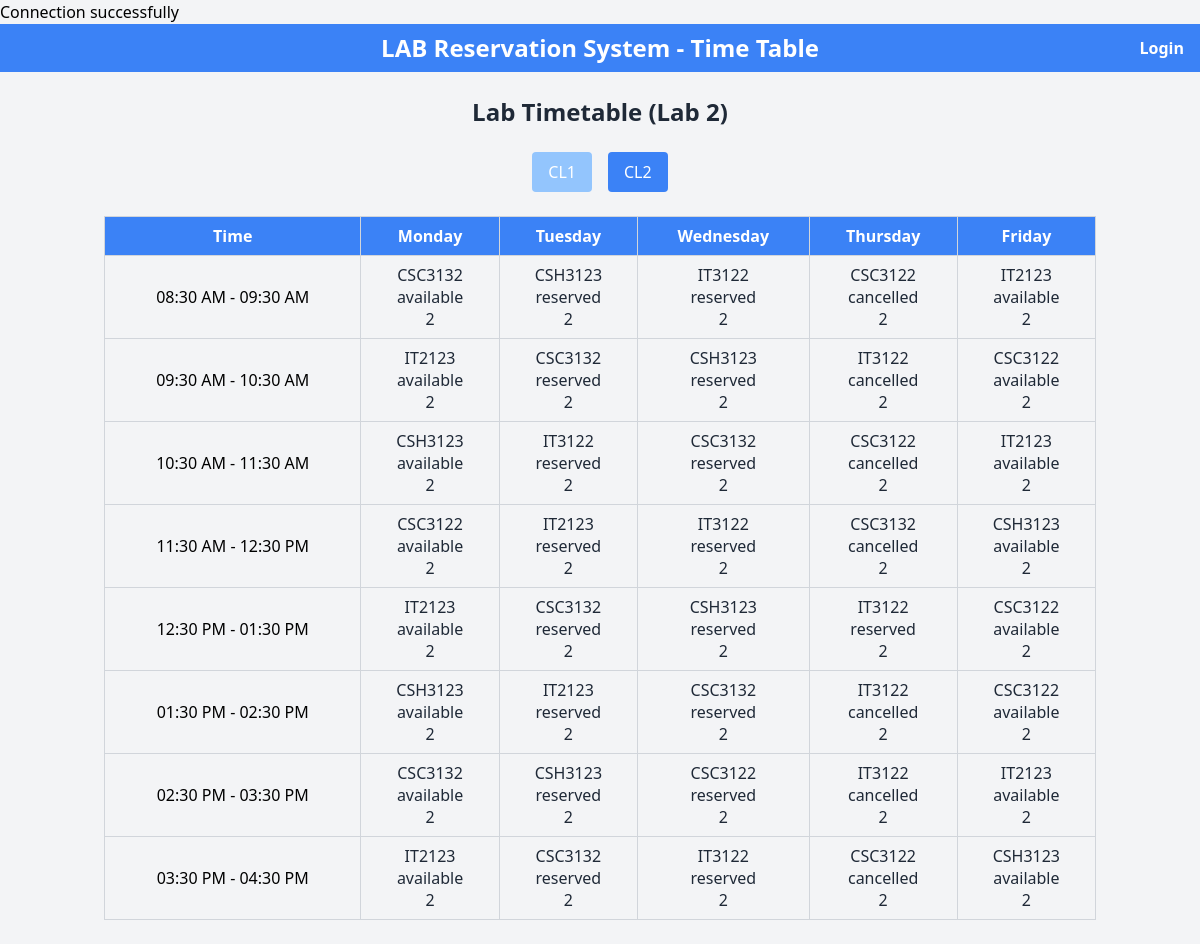
The page /index.php?lab_id=2 on the database its author committed.
### tables this page shows
CREATE TABLE `timetable_slots` (
  `id` int(11) NOT NULL,
  `day_of_week` enum('Monday','Tuesday','Wednesday','Thursday','Friday') NOT NULL,
  `start_time` time DEFAULT NULL,
  `end_time` time DEFAULT NULL,
  `lab_id` int(11) NOT NULL,
  `subject_code` varchar(8) DEFAULT NULL,
  `status` enum('available','reserved','cancelled') DEFAULT 'available'
);

### index.php (the view, shortened to what this page needs)
<?php
require 'conf/dbconf.php';
function initializeTimetable($days, $hours) {
    $timetable = [];
    foreach ($days as $day) {
        $timetable[$day] = [];
        foreach ($hours as $hour) {
            $start = sprintf('%02d:30:00', $hour);
            $end = sprintf('%02d:30:00', $hour + 1);
            $timetable[$day][] = [
                'start_time' => $start,
                'end_time' => $end,
                'status' => 'available',
                'subject_code' => null,
                'id' => null,
                'day_of_week' => $day
            ];
        }
    }
    return $timetable;
}
function fetchTimetableData($conn, $lab_id) {
    $stmt = $conn->prepare(<<<SQL
        SELECT day_of_week, start_time, end_time, status, subject_code, id,lab_id
        FROM timetable_slots
        WHERE lab_id = ?
        ORDER BY FIELD(day_of_week, 'Monday', 'Tuesday', 'Wednesday', 'Thursday', 'Friday'), start_time
    SQL);
    $stmt->bind_param("i", $lab_id);
    $stmt->execute();
    return $stmt->get_result();
}
function renderTimetable($days, $timetable, $hours) {
    echo "<table class='table-auto w-full border-collapse border border-gray-300'>";
    echo "<thead><tr class='bg-blue-500 text-white'>";
    echo "<th class='border border-gray-300 px-4 py-2'>Time</th>";
    foreach ($days as $day) {
        echo "<th class='border border-gray-300 px-4 py-2'>{$day}</th>";
    }
    echo "</tr></thead><tbody>";
    foreach ($hours as $hour) {
        $start_time = sprintf('%02d:30:00', $hour);
        $end_time = sprintf('%02d:30:00', $hour + 1);
        echo "<tr>";
        echo "<td class='border border-gray-300 px-4 py-2 text-center'>" . date('h:i A', strtotime($start_time)) . " - " . date('h:i A', strtotime($end_time)) . "</td>";
        foreach ($days as $day) {
            $slot = array_filter($timetable[$day], fn($s) => $s['start_time'] === $start_time);
            $slot = current($slot) ?: ['status' => 'available', 'subject_code' => null, 'id' => null, 'start_time' => $start_time, 'day_of_week' => $day];
            $display_status = $slot['status'];
            $display_subject = $slot['subject_code'] ?? '';
            $display_labid = $slot['lab_id'] ?? '';
            echo "<td class='hover:bg-gray-100 border border-gray-300 px-4 py-2 text-center'>";
            echo "<div class='font-medium text-gray-800'>{$display_subject}</div>";
            echo "<div class='font-medium text-gray-800'>{$display_status}</div>";
            echo "<div class='font-medium text-gray-800'>{$display_labid}</div>";
            echo "</td>";
        }
        echo "</tr>";
    }
    echo "</tbody></table>";
}
$lab_id = isset($_GET['lab_id']) ? intval($_GET['lab_id']) : 1;
$days = ['Monday', 'Tuesday', 'Wednesday', 'Thursday', 'Friday'];
$hours = range(8, 15);
$timetable = initializeTimetable($days, $hours);
$result = fetchTimetableData($conn, $lab_id);
updateTimetable($timetable, $result);
?>
<!DOCTYPE html>
<html lang="en">
<head>
    <script src="https://cdn.tailwindcss.com"></script>
</head>
<body class="bg-gray-100 font-sans">
<div class="bg-blue-500 text-white p-2 text-center text-2xl font-bold relative">
    <span class="block">LAB Reservation System - Time Table</span>
    <a href="public/login/login.php" class="absolute right-4 top-1/2 transform -translate-y-1/2 text-white text-base">Login</a>
</div>
<div class="container mx-auto px-4 py-6">
    <h1 class="text-2xl font-bold text-center text-gray-800 mb-6">Lab Timetable (Lab <?php echo $lab_id; ?>)</h1>
    <div class="flex justify-center space-x-4 mb-6">
        <a href="index.php?lab_id=1" class="bg-blue-<?php echo ($lab_id == 1) ? '500' : '300'; ?> text-white px-4 py-2 rounded hover:bg-blue-600">CL1</a>
        <a href="index.php?lab_id=2" class="bg-blue-<?php echo ($lab_id == 2) ? '500' : '300'; ?> text-white px-4 py-2 rounded hover:bg-blue-600">CL2</a>
    </div>
    <?php renderTimetable($days, $timetable, $hours); ?>
</div>
</body>
</html>

### rows shown on the page
timetable_slots: subject_code "CSC3132", status "available", lab "2"
timetable_slots: subject_code "CSH3123", status "reserved", lab "2"
timetable_slots: subject_code "IT3122", status "reserved", lab "2"
timetable_slots: subject_code "CSC3122", status "cancelled", lab "2"
timetable_slots: subject_code "IT2123", status "available", lab "2"
timetable_slots: subject_code "IT2123", status "available", lab "2"
timetable_slots: subject_code "CSC3132", status "reserved", lab "2"
timetable_slots: subject_code "CSH3123", status "reserved", lab "2"
timetable_slots: subject_code "IT3122", status "cancelled", lab "2"
timetable_slots: subject_code "CSC3122", status "available", lab "2"
timetable_slots: subject_code "CSH3123", status "available", lab "2"
timetable_slots: subject_code "IT3122", status "reserved", lab "2"
timetable_slots: subject_code "CSC3132", status "reserved", lab "2"
timetable_slots: subject_code "CSC3122", status "cancelled", lab "2"
timetable_slots: subject_code "IT2123", status "available", lab "2"
timetable_slots: subject_code "CSC3122", status "available", lab "2"
timetable_slots: subject_code "IT2123", status "reserved", lab "2"
timetable_slots: subject_code "IT3122", status "reserved", lab "2"
timetable_slots: subject_code "CSC3132", status "cancelled", lab "2"
timetable_slots: subject_code "CSH3123", status "available", lab "2"
timetable_slots: subject_code "IT2123", status "available", lab "2"
timetable_slots: subject_code "CSC3132", status "reserved", lab "2"
timetable_slots: subject_code "CSH3123", status "reserved", lab "2"
timetable_slots: subject_code "IT3122", status "reserved", lab "2"
timetable_slots: subject_code "CSC3122", status "available", lab "2"
timetable_slots: subject_code "CSH3123", status "available", lab "2"
timetable_slots: subject_code "IT2123", status "reserved", lab "2"
timetable_slots: subject_code "CSC3132", status "reserved", lab "2"
timetable_slots: subject_code "IT3122", status "cancelled", lab "2"
timetable_slots: subject_code "CSC3122", status "available", lab "2"
timetable_slots: subject_code "CSC3132", status "available", lab "2"
timetable_slots: subject_code "CSH3123", status "reserved", lab "2"
timetable_slots: subject_code "CSC3122", status "reserved", lab "2"
timetable_slots: subject_code "IT3122", status "cancelled", lab "2"
timetable_slots: subject_code "IT2123", status "available", lab "2"
timetable_slots: subject_code "IT2123", status "available", lab "2"
timetable_slots: subject_code "CSC3132", status "reserved", lab "2"
timetable_slots: subject_code "IT3122", status "reserved", lab "2"
timetable_slots: subject_code "CSC3122", status "cancelled", lab "2"
timetable_slots: subject_code "CSH3123", status "available", lab "2"

### other values the page prints
$lab_id "2"
$day "Monday"
$day "Tuesday"
$day "Wednesday"
$day "Thursday"
$day "Friday"
date('h:i A', strtotime($start_time)) "08:30 AM"
date('h:i A', strtotime($end_time)) "09:30 AM"
date('h:i A', strtotime($start_time)) "09:30 AM"
date('h:i A', strtotime($end_time)) "10:30 AM"
date('h:i A', strtotime($start_time)) "10:30 AM"
date('h:i A', strtotime($end_time)) "11:30 AM"
date('h:i A', strtotime($start_time)) "11:30 AM"
date('h:i A', strtotime($end_time)) "12:30 PM"
date('h:i A', strtotime($start_time)) "12:30 PM"
